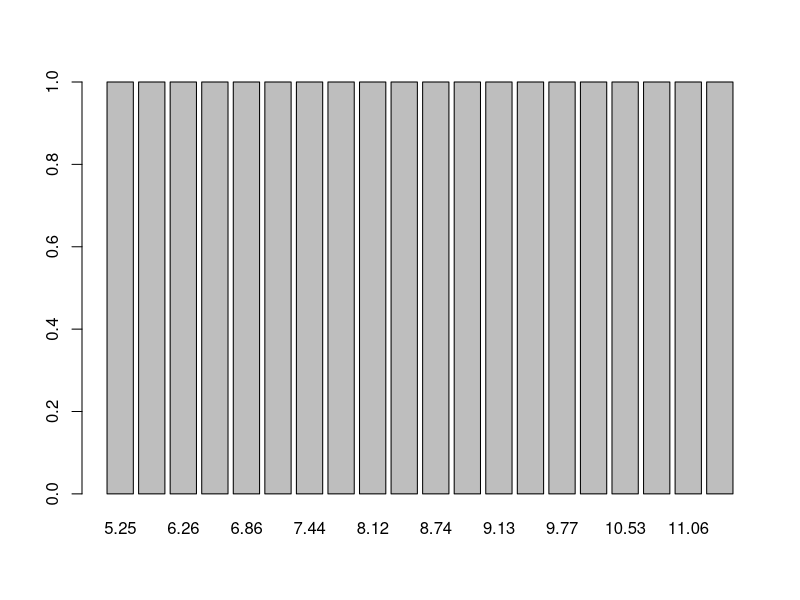

Write R code to recreate this figure. (Note: this script raises an error after producing the figure.)
# Instalando biblioteca readxl para importar para o R arquivos com extensão .xls ou .xlsx.
if (!("readxl") %in% installed.packages()) install.packages("readxl")

# Carregando a biblioteca
library(readxl)
library(readxl)
exercicio5 <- read_excel("dados/exercicio5.xls")
View(exercicio5)

#importar e vizualizar os dados
exercicio4 <- read_excel("dados/exercicio4.xls", skip = 1, col_names = "salarios", col_types = c("numeric"))
View(exercicio4)

#Construir uma tabela de frequências
tabela <- c(exercicio4$salarios)
tabfreq <- table (tabela)
tabfreq  
#5.25  5.73  6.26  6.66  6.86  7.39  7.44  7.59  8.12  8.46  8.74 
#1     1     1     1     1     1     1     1     1     1     1 
#8.95  9.13  9.35  9.77   9.8 10.53 10.76 11.06 11.59 
#1     1     1     1     1     1     1     1     1 


#Opção 1:
#salva a tabela em Tab
Tab = table(exercicio4$salarios) 

#soma os valores da tabela
Total = sum(Tab) 
#20L

#frequência absoluta dividido pelo total é igual à frequência relativa
Tab/Total 
# 5.25  5.73  6.26  6.66  6.86  7.39  7.44  7.59  8.12  8.46  8.74 
#0.05  0.05  0.05  0.05  0.05  0.05  0.05  0.05  0.05  0.05  0.05 
#8.95  9.13  9.35  9.77   9.8 10.53 10.76 11.06 11.59 
#0.05  0.05  0.05  0.05  0.05  0.05  0.05  0.05  0.05 

barplot(tabfreq)
print(exercicio4.table)

# transformando os dados em vetor
exercicio4[[1]] <- data.frame(exercicio4)
class (exercicio4)
data.frame(exercicio4)
v.exercicio4 <- c(data.frame(exercicio4)$salarios)

print (exercicio4)
print (data.frame(exercicio4))

# criando e imprimindo gráfico de histograma 
exercicio4.table <-table(v.exercicio4) 

# imprimindo a tabela de frequência
print (exercicio4.table)


